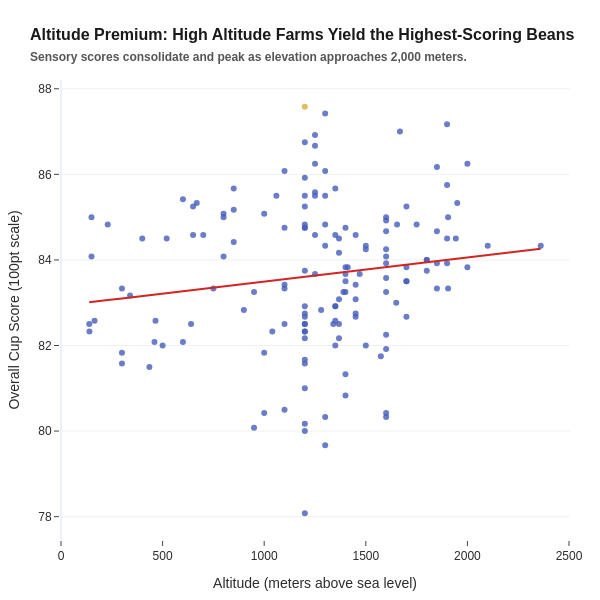

The notebook cell saved with this chart:
### Code cell
# 1. Quality vs. Altitude
import pandas as pd
import plotly.express as px
import numpy as np

#Converting the Altitude to numeric first
df_clean = df.copy()
df_clean['Altitude'] = pd.to_numeric(df_clean['Altitude'], errors='coerce')

#Filter out missing values and extreme altitude outliers
df_clean = df_clean[df_clean['Altitude'].notna() & (df_clean['Altitude'] < 3000)]
df_clean = df_clean.dropna(subset=['Total Cup Points'])

#Identify the peak performer to highlight it
highest_score = df_clean['Total Cup Points'].max()
df_clean['Highlight'] = np.where(df_clean['Total Cup Points'] == highest_score, 'Highest Quality', 'Other Coffees')

#Plotly scatter plot
fig1 = px.scatter(
    df_clean,
    x='Altitude',
    y='Total Cup Points',
    color='Highlight',
    color_discrete_map={'Other Coffees': "#455dbb", 'Highest Quality': '#D4AF37'},
    opacity=0.8,
    trendline="ols",
    trendline_color_override="#D32424",
    hover_data=['Country of Origin', 'Variety'],
    labels={'Altitude': 'Altitude (meters above sea level)', 'Total Cup Points': 'Overall Cup Score (100pt scale)'}
)

fig1.update_layout(
    title="<b>Altitude Premium:</b> High Altitude Farms Yield the Highest-Scoring Beans<br><span style='font-size:12px; color:#555;'>Sensory scores consolidate and peak as elevation approaches 2,000 meters.</span>",
    showlegend=False,
    width=600,
    height=600
)

# Show the plot
fig1.show()

### Figure 1 — Plotly figure (JSON) as saved in the notebook; plotly's stock layout.template omitted (floating-point values rounded to 4 significant figures; data arrays with more than 128 entries replaced by an {"elided": "..."} marker saying what was removed)
{"data": [{"customdata": [["Taiwan", "Gesha"]], "hovertemplate": "Highlight=Highest Quality<br>Altitude (meters above sea level)=%{x}<br>Overall Cup Score (100pt scale)=%{y}<br>Country of Origin=%{customdata[0]}<br>Variety=%{customdata[1]}<extra></extra>", "legendgroup": "Highest Quality", "marker": {"color": "#D4AF37", "opacity": 0.8, "symbol": "circle"}, "mode": "markers", "name": "Highest Quality", "orientation": "v", "showlegend": true, "type": "scatter", "x": [1200], "xaxis": "x", "y": [87.58], "yaxis": "y"}, {"hovertemplate": "Highlight=Highest Quality<extra></extra>", "legendgroup": "Highest Quality", "line": {"color": "#D32424"}, "marker": {"color": "#D4AF37", "symbol": "circle"}, "mode": "lines", "name": "Highest Quality", "showlegend": false, "type": "scatter", "xaxis": "x", "yaxis": "y"}, {"customdata": {"elided": "152x2 str values"}, "hovertemplate": "Highlight=Other Coffees<br>Altitude (meters above sea level)=%{x}<br>Overall Cup Score (100pt scale)=%{y}<br>Country of Origin=%{customdata[0]}<br>Variety=%{customdata[1]}<extra></extra>", "legendgroup": "Other Coffees", "marker": {"color": "#455dbb", "opacity": 0.8, "symbol": "circle"}, "mode": "markers", "name": "Other Coffees", "orientation": "v", "showlegend": true, "type": "scatter", "x": {"elided": "152 int values"}, "xaxis": "x", "y": {"elided": "152 float values"}, "yaxis": "y"}, {"hovertemplate": "<b>OLS trendline</b><br>Total Cup Points = 0.000562919 * Altitude + 82.9317<br>R<sup>2</sup>=0.023669<br><br>Highlight=Other Coffees<br>Altitude (meters above sea level)=%{x}<br>Overall Cup Score (100pt scale)=%{y} <b>(trend)</b><extra></extra>", "legendgroup": "Other Coffees", "line": {"color": "#D32424"}, "marker": {"color": "#455dbb", "symbol": "circle"}, "mode": "lines", "name": "Other Coffees", "showlegend": false, "type": "scatter", "x": {"elided": "152 int values"}, "xaxis": "x", "y": {"elided": "152 float values"}, "yaxis": "y"}], "layout": {"height": 600, "legend": {"title": {"text": "Highlight"}, "tracegroupgap": 0}, "showlegend": false, "title": {"text": "<b>Altitude Premium:</b> High Altitude Farms Yield the Highest-Scoring Beans<br><span style='font-size:12px; color:#555;'>Sensory scores consolidate and peak as elevation approaches 2,000 meters.</span>"}, "width": 600, "xaxis": {"anchor": "y", "domain": [0, 1], "title": {"text": "Altitude (meters above sea level)"}}, "yaxis": {"anchor": "x", "domain": [0, 1], "title": {"text": "Overall Cup Score (100pt scale)"}}}}
